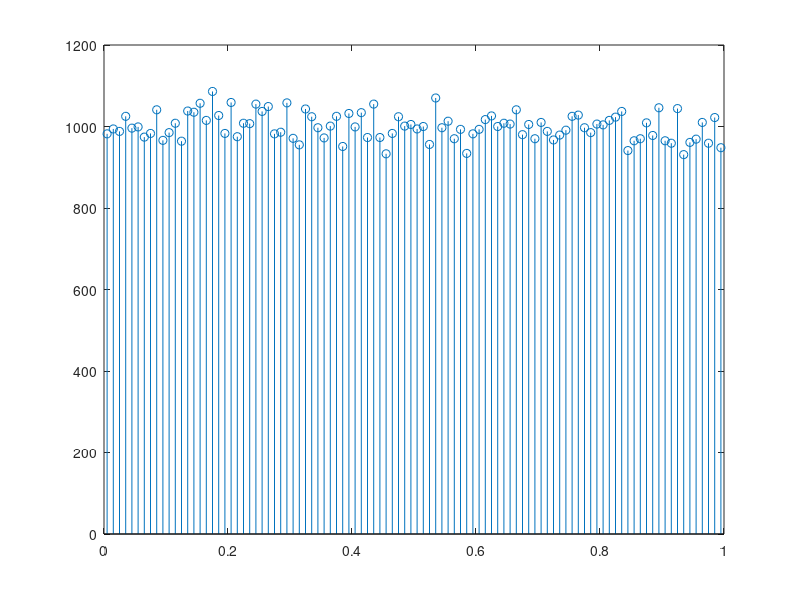

Here is the MATLAB script that generated this plot: (Note: this script raises an error after producing the figure.)
%% extra

N = 1e5
x = rand(N,1)

hist(x,100);

[counts, centers] = hist(x,100);

stem(centers,counts);

%% Outra solucao

M=[T-eye(2)];
ones(1,2);

x=[0 0 1]';

u=M\x;
disp(u);